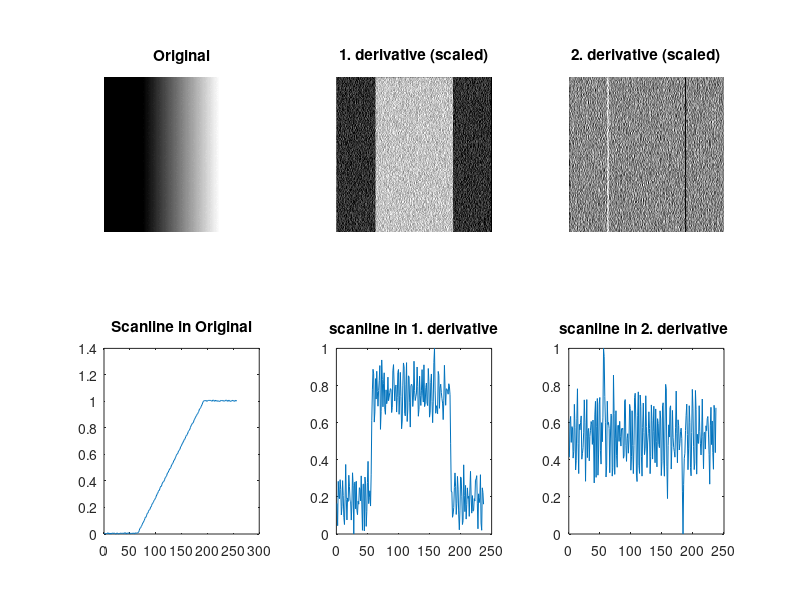
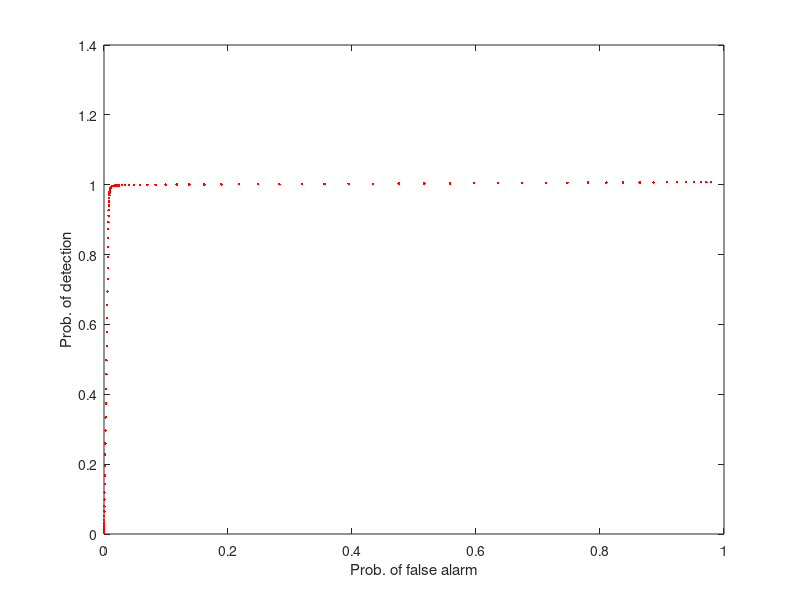

Here is the MATLAB script that generated these plots, in order:
%Commnets on Fig 10.11 GW3e p. 705
%HKa Feb. 2015

clear, close all;

%Create test iamge
N=256;
I0=zeros(N,N/4);
for s=1:N/2
    I1(:,s)=(s-1)/(N/2)*ones(N,1);
end;
I2=ones(N,N/4);
I=[I0 I1 I2];

%Add Gaussian noise
s=.01;  %s=sigma
n=s*rand(size(I));
I=I+n;
%Test image - done

%Now filter
%h=[-1 1];
h=-fspecial('sobel')';

J=imfilter(I,h);
K=imfilter(J,h);

maxj=max(J(N/2, 10:end-10)); %Get scanline, don't use edges
minj=min(J(N/2, 10:end-10)); 
J=(J-minj)/(maxj-minj);
 

maxk=max(K(N/2, 10:end-10)); %Get scanline, don't use edges
mink=min(K(N/2, 10:end-10)); 
K=(K-mink)/(maxk-mink);

figure, subplot(231), imshow(I),      title('Original'),
        subplot(234), plot(I(N/2,:)), title('Scanline in Original');

        subplot(232), imshow(J), title('1. derivative (scaled)');
        subplot(235), plot(J(N/2, 10:end-10)), title('scanline in 1. derivative');
        
        subplot(233), imshow(K), title('2. derivative (scaled)');
        subplot(236), plot(K(N/2, 10:end-10)), title('scanline in 2. derivative ');


for k=1:100
    th=k/100;
	BW=zeros(size(J));
    BW(find(J>th))=1;	
	P_falsk_alarm(k)=(sum(sum(BW(:,1:N/4)))+sum(sum(BW(:,3*N/4:N))))/(N*N/2);
	P_D(k)=sum(sum(BW(:,N/4:3*N/4)))/(N*N/2);
end

k=0:.01:1;
figure, plot(P_falsk_alarm, P_D,'.r');
xlabel('Prob. of false alarm'), ylabel('Prob. of detection');
%str=strcat('SNR: ',num2str(10*log10(((a-b)/2)^2/s^2)),'dB');
%title(str);